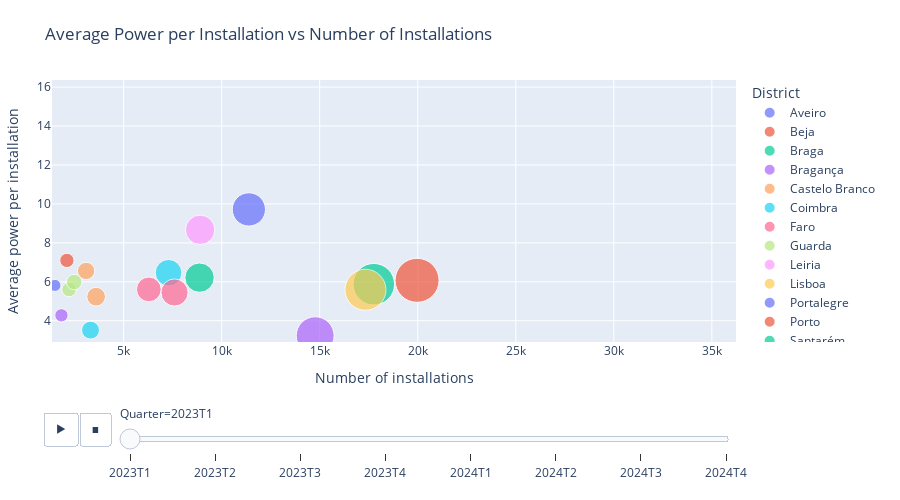

The notebook cell this image was saved under:
### Markdown cell above
### **3.2.10 Average Power per Installation vs Number of Installations**

This analysis measures the **average power per installation** against the **number of installations**:

* Districts with **high numbers of installations** (Setúbal, Faro, Lisboa, Porto) also maintain moderate to high average power per installation.
* Over time, the average power per installation remains relatively stable, while the number of installations increases.
* Heatmap analysis confirms Setúbal consistently shows the **highest average number of installations**, followed by Faro, Lisboa, and Porto.

### Code cell
# Prepare data
agg_df = df.groupby(['Quarter', 'District'], as_index=False).agg({
    'Number of installations': 'sum',
    'Total installed power (kW)': 'sum'
})
agg_df['Average power per installation'] = (
    agg_df['Total installed power (kW)'] / agg_df['Number of installations']
)

x_min = agg_df['Number of installations'].min() * 0.9
x_max = agg_df['Number of installations'].max() * 1.1
y_min = agg_df['Average power per installation'].min() * 0.9
y_max = agg_df['Average power per installation'].max() * 1.1

fig_scatter = px.scatter(
    agg_df,
    x='Number of installations',
    y='Average power per installation',
    color='District',
    size='Number of installations',
    hover_name='District',
    animation_frame='Quarter',
    title='Average Power per Installation vs Number of Installations',
    size_max=40
)
fig_scatter.update_xaxes(range=[x_min, x_max])
fig_scatter.update_yaxes(range=[y_min, y_max])
fig_scatter.update_layout(
    height=500,
    margin=dict(l=50, r=50, t=80, b=50)
)

### Figure 1 — Plotly figure (JSON) as saved in the notebook; plotly's stock layout.template omitted (floating-point values rounded to 4 significant figures)
{"data": [{"hovertemplate": "<b>%{hovertext}</b><br><br>District=Aveiro<br>Quarter=2023T1<br>Number of installations=%{marker.size}<br>Average power per installation=%{y}<extra></extra>", "hovertext": ["Aveiro"], "legendgroup": "Aveiro", "marker": {"color": "#636efa", "size": [11388], "sizemode": "area", "sizeref": 20.59, "symbol": "circle"}, "mode": "markers", "name": "Aveiro", "orientation": "v", "showlegend": true, "type": "scatter", "x": [11388], "xaxis": "x", "y": [9.718], "yaxis": "y"}, {"hovertemplate": "<b>%{hovertext}</b><br><br>District=Beja<br>Quarter=2023T1<br>Number of installations=%{marker.size}<br>Average power per installation=%{y}<extra></extra>", "hovertext": ["Beja"], "legendgroup": "Beja", "marker": {"color": "#EF553B", "size": [2108], "sizemode": "area", "sizeref": 20.59, "symbol": "circle"}, "mode": "markers", "name": "Beja", "orientation": "v", "showlegend": true, "type": "scatter", "x": [2108], "xaxis": "x", "y": [7.1], "yaxis": "y"}, {"hovertemplate": "<b>%{hovertext}</b><br><br>District=Braga<br>Quarter=2023T1<br>Number of installations=%{marker.size}<br>Average power per installation=%{y}<extra></extra>", "hovertext": ["Braga"], "legendgroup": "Braga", "marker": {"color": "#00cc96", "size": [17758], "sizemode": "area", "sizeref": 20.59, "symbol": "circle"}, "mode": "markers", "name": "Braga", "orientation": "v", "showlegend": true, "type": "scatter", "x": [17758], "xaxis": "x", "y": [5.877], "yaxis": "y"}, {"hovertemplate": "<b>%{hovertext}</b><br><br>District=Bragança<br>Quarter=2023T1<br>Number of installations=%{marker.size}<br>Average power per installation=%{y}<extra></extra>", "hovertext": ["Bragança"], "legendgroup": "Bragança", "marker": {"color": "#ab63fa", "size": [1829], "sizemode": "area", "sizeref": 20.59, "symbol": "circle"}, "mode": "markers", "name": "Bragança", "orientation": "v", "showlegend": true, "type": "scatter", "x": [1829], "xaxis": "x", "y": [4.281], "yaxis": "y"}, {"hovertemplate": "<b>%{hovertext}</b><br><br>District=Castelo Branco<br>Quarter=2023T1<br>Number of installations=%{marker.size}<br>Average power per installation=%{y}<extra></extra>", "hovertext": ["Castelo Branco"], "legendgroup": "Castelo Branco", "marker": {"color": "#FFA15A", "size": [3088], "sizemode": "area", "sizeref": 20.59, "symbol": "circle"}, "mode": "markers", "name": "Castelo Branco", "orientation": "v", "showlegend": true, "type": "scatter", "x": [3088], "xaxis": "x", "y": [6.561], "yaxis": "y"}, {"hovertemplate": "<b>%{hovertext}</b><br><br>District=Coimbra<br>Quarter=2023T1<br>Number of installations=%{marker.size}<br>Average power per installation=%{y}<extra></extra>", "hovertext": ["Coimbra"], "legendgroup": "Coimbra", "marker": {"color": "#19d3f3", "size": [7291], "sizemode": "area", "sizeref": 20.59, "symbol": "circle"}, "mode": "markers", "name": "Coimbra", "orientation": "v", "showlegend": true, "type": "scatter", "x": [7291], "xaxis": "x", "y": [6.467], "yaxis": "y"}, {"hovertemplate": "<b>%{hovertext}</b><br><br>District=Faro<br>Quarter=2023T1<br>Number of installations=%{marker.size}<br>Average power per installation=%{y}<extra></extra>", "hovertext": ["Faro"], "legendgroup": "Faro", "marker": {"color": "#FF6692", "size": [7597], "sizemode": "area", "sizeref": 20.59, "symbol": "circle"}, "mode": "markers", "name": "Faro", "orientation": "v", "showlegend": true, "type": "scatter", "x": [7597], "xaxis": "x", "y": [5.453], "yaxis": "y"}, {"hovertemplate": "<b>%{hovertext}</b><br><br>District=Guarda<br>Quarter=2023T1<br>Number of installations=%{marker.size}<br>Average power per installation=%{y}<extra></extra>", "hovertext": ["Guarda"], "legendgroup": "Guarda", "marker": {"color": "#B6E880", "size": [2220], "sizemode": "area", "sizeref": 20.59, "symbol": "circle"}, "mode": "markers", "name": "Guarda", "orientation": "v", "showlegend": true, "type": "scatter", "x": [2220], "xaxis": "x", "y": [5.607], "yaxis": "y"}, {"hovertemplate": "<b>%{hovertext}</b><br><br>District=Leiria<br>Quarter=2023T1<br>Number of installations=%{marker.size}<br>Average power per installation=%{y}<extra></extra>", "hovertext": ["Leiria"], "legendgroup": "Leiria", "marker": {"color": "#FF97FF", "size": [8903], "sizemode": "area", "sizeref": 20.59, "symbol": "circle"}, "mode": "markers", "name": "Leiria", "orientation": "v", "showlegend": true, "type": "scatter", "x": [8903], "xaxis": "x", "y": [8.671], "yaxis": "y"}, {"hovertemplate": "<b>%{hovertext}</b><br><br>District=Lisboa<br>Quarter=2023T1<br>Number of installations=%{marker.size}<br>Average power per installation=%{y}<extra></extra>", "hovertext": ["Lisboa"], "legendgroup": "Lisboa", "marker": {"color": "#FECB52", "size": [17332], "sizemode": "area", "sizeref": 20.59, "symbol": "circle"}, "mode": "markers", "name": "Lisboa", "orientation": "v", "showlegend": true, "type": "scatter", "x": [17332], "xaxis": "x", "y": [5.593], "yaxis": "y"}, {"hovertemplate": "<b>%{hovertext}</b><br><br>District=Portalegre<br>Quarter=2023T1<br>Number of installations=%{marker.size}<br>Average power per installation=%{y}<extra></extra>", "hovertext": ["Portalegre"], "legendgroup": "Portalegre", "marker": {"color": "#636efa", "size": [1498], "sizemode": "area", "sizeref": 20.59, "symbol": "circle"}, "mode": "markers", "name": "Portalegre", "orientation": "v", "showlegend": true, "type": "scatter", "x": [1498], "xaxis": "x", "y": [5.817], "yaxis": "y"}, {"hovertemplate": "<b>%{hovertext}</b><br><br>District=Porto<br>Quarter=2023T1<br>Number of installations=%{marker.size}<br>Average power per installation=%{y}<extra></extra>", "hovertext": ["Porto"], "legendgroup": "Porto", "marker": {"color": "#EF553B", "size": [19966], "sizemode": "area", "sizeref": 20.59, "symbol": "circle"}, "mode": "markers", "name": "Porto", "orientation": "v", "showlegend": true, "type": "scatter", "x": [19966], "xaxis": "x", "y": [6.078], "yaxis": "y"}, {"hovertemplate": "<b>%{hovertext}</b><br><br>District=Santarém<br>Quarter=2023T1<br>Number of installations=%{marker.size}<br>Average power per installation=%{y}<extra></extra>", "hovertext": ["Santarém"], "legendgroup": "Santarém", "marker": {"color": "#00cc96", "size": [8873], "sizemode": "area", "sizeref": 20.59, "symbol": "circle"}, "mode": "markers", "name": "Santarém", "orientation": "v", "showlegend": true, "type": "scatter", "x": [8873], "xaxis": "x", "y": [6.216], "yaxis": "y"}, {"hovertemplate": "<b>%{hovertext}</b><br><br>District=Setúbal<br>Quarter=2023T1<br>Number of installations=%{marker.size}<br>Average power per installation=%{y}<extra></extra>", "hovertext": ["Setúbal"], "legendgroup": "Setúbal", "marker": {"color": "#ab63fa", "size": [14769], "sizemode": "area", "sizeref": 20.59, "symbol": "circle"}, "mode": "markers", "name": "Setúbal", "orientation": "v", "showlegend": true, "type": "scatter", "x": [14769], "xaxis": "x", "y": [3.234], "yaxis": "y"}, {"hovertemplate": "<b>%{hovertext}</b><br><br>District=Viana do Castelo<br>Quarter=2023T1<br>Number of installations=%{marker.size}<br>Average power per installation=%{y}<extra></extra>", "hovertext": ["Viana do Castelo"], "legendgroup": "Viana do Castelo", "marker": {"color": "#FFA15A", "size": [3598], "sizemode": "area", "sizeref": 20.59, "symbol": "circle"}, "mode": "markers", "name": "Viana do Castelo", "orientation": "v", "showlegend": true, "type": "scatter", "x": [3598], "xaxis": "x", "y": [5.238], "yaxis": "y"}, {"hovertemplate": "<b>%{hovertext}</b><br><br>District=Vila Real<br>Quarter=2023T1<br>Number of installations=%{marker.size}<br>Average power per installation=%{y}<extra></extra>", "hovertext": ["Vila Real"], "legendgroup": "Vila Real", "marker": {"color": "#19d3f3", "size": [3313], "sizemode": "area", "sizeref": 20.59, "symbol": "circle"}, "mode": "markers", "name": "Vila Real", "orientation": "v", "showlegend": true, "type": "scatter", "x": [3313], "xaxis": "x", "y": [3.519], "yaxis": "y"}, {"hovertemplate": "<b>%{hovertext}</b><br><br>District=Viseu<br>Quarter=2023T1<br>Number of installations=%{marker.size}<br>Average power per installation=%{y}<extra></extra>", "hovertext": ["Viseu"], "legendgroup": "Viseu", "marker": {"color": "#FF6692", "size": [6286], "sizemode": "area", "sizeref": 20.59, "symbol": "circle"}, "mode": "markers", "name": "Viseu", "orientation": "v", "showlegend": true, "type": "scatter", "x": [6286], "xaxis": "x", "y": [5.612], "yaxis": "y"}, {"hovertemplate": "<b>%{hovertext}</b><br><br>District=Évora<br>Quarter=2023T1<br>Number of installations=%{marker.size}<br>Average power per installation=%{y}<extra></extra>", "hovertext": ["Évora"], "legendgroup": "Évora", "marker": {"color": "#B6E880", "size": [2482], "sizemode": "area", "sizeref": 20.59, "symbol": "circle"}, "mode": "markers", "name": "Évora", "orientation": "v", "showlegend": true, "type": "scatter", "x": [2482], "xaxis": "x", "y": [5.988], "yaxis": "y"}], "layout": {"height": 500, "legend": {"itemsizing": "constant", "title": {"text": "District"}, "tracegroupgap": 0}, "margin": {"b": 50, "l": 50, "r": 50, "t": 80}, "sliders": [{"active": 0, "currentvalue": {"prefix": "Quarter="}, "len": 0.9, "pad": {"b": 10, "t": 60}, "steps": [{"args": [["2023T1"], {"frame": {"duration": 0, "redraw": false}, "fromcurrent": true, "mode": "immediate", "transition": {"duration": 0, "easing": "linear"}}], "label": "2023T1", "method": "animate"}, {"args": [["2023T2"], {"frame": {"duration": 0, "redraw": false}, "fromcurrent": true, "mode": "immediate", "transition": {"duration": 0, "easing": "linear"}}], "label": "2023T2", "method": "animate"}, {"args": [["2023T3"], {"frame": {"duration": 0, "redraw": false}, "fromcurrent": true, "mode": "immediate", "transition": {"duration": 0, "easing": "linear"}}], "label": "2023T3", "method": "animate"}, {"args": [["2023T4"], {"frame": {"duration": 0, "redraw": false}, "fromcurrent": true, "mode": "immediate", "transition": {"duration": 0, "easing": "linear"}}], "label": "2023T4", "method": "animate"}, {"args": [["2024T1"], {"frame": {"duration": 0, "redraw": false}, "fromcurrent": true, "mode": "immediate", "transition": {"duration": 0, "easing": "linear"}}], "label": "2024T1", "method": "animate"}, {"args": [["2024T2"], {"frame": {"duration": 0, "redraw": false}, "fromcurrent": true, "mode": "immediate", "transition": {"duration": 0, "easing": "linear"}}], "label": "2024T2", "method": "animate"}, {"args": [["2024T3"], {"frame": {"duration": 0, "redraw": false}, "fromcurrent": true, "mode": "immediate", "transition": {"duration": 0, "easing": "linear"}}], "label": "2024T3", "method": "animate"}, {"args": [["2024T4"], {"frame": {"duration": 0, "redraw": false}, "fromcurrent": true, "mode": "immediate", "transition": {"duration": 0, "easing": "linear"}}], "label": "2024T4", "method": "animate"}], "x": 0.1, "xanchor": "left", "y": 0, "yanchor": "top"}], "title": {"text": "Average Power per Installation vs Number of Installations"}, "updatemenus": [{"buttons": [{"args": [null, {"frame": {"duration": 500, "redraw": false}, "fromcurrent": true, "mode": "immediate", "transition": {"duration": 500, "easing": "linear"}}], "label": "&#9654;", "method": "animate"}, {"args": [[null], {"frame": {"duration": 0, "redraw": false}, "fromcurrent": true, "mode": "immediate", "transition": {"duration": 0, "easing": "linear"}}], "label": "&#9724;", "method": "animate"}], "direction": "left", "pad": {"r": 10, "t": 70}, "showactive": false, "type": "buttons", "x": 0.1, "xanchor": "right", "y": 0, "yanchor": "top"}], "xaxis": {"anchor": "y", "domain": [0, 1], "range": [1348.0, 36230.0], "title": {"text": "Number of installations"}}, "yaxis": {"anchor": "x", "domain": [0, 1], "range": [2.911, 16.36], "title": {"text": "Average power per installation"}}}}
